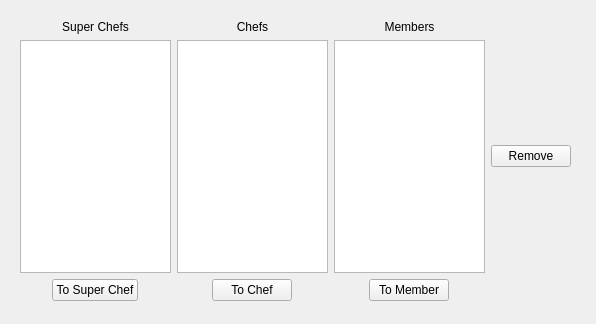
<?xml version="1.0" encoding="UTF-8"?>
<ui version="4.0">
 <class>SuperChefForm</class>
 <widget class="QWidget" name="SuperChefForm">
  <property name="geometry">
   <rect>
    <x>0</x>
    <y>0</y>
    <width>596</width>
    <height>324</height>
   </rect>
  </property>
  <property name="windowTitle">
   <string>Form</string>
  </property>
  <widget class="QWidget" name="gridLayoutWidget">
   <property name="geometry">
    <rect>
     <x>20</x>
     <y>20</y>
     <width>551</width>
     <height>281</height>
    </rect>
   </property>
   <layout class="QGridLayout" name="gridLayout">
    <item row="1" column="1">
     <widget class="QListWidget" name="chefList"/>
    </item>
    <item row="0" column="2">
     <widget class="QLabel" name="label_3">
      <property name="text">
       <string>Members</string>
      </property>
      <property name="alignment">
       <set>Qt::AlignCenter</set>
      </property>
     </widget>
    </item>
    <item row="1" column="0">
     <widget class="QListWidget" name="superChefList"/>
    </item>
    <item row="2" column="2">
     <layout class="QHBoxLayout" name="horizontalLayout_3">
      <item>
       <spacer name="horizontalSpacer_5">
        <property name="orientation">
         <enum>Qt::Horizontal</enum>
        </property>
        <property name="sizeHint" stdset="0">
         <size>
          <width>40</width>
          <height>20</height>
         </size>
        </property>
       </spacer>
      </item>
      <item>
       <widget class="QPushButton" name="toMember">
        <property name="sizePolicy">
         <sizepolicy hsizetype="Fixed" vsizetype="Fixed">
          <horstretch>0</horstretch>
          <verstretch>0</verstretch>
         </sizepolicy>
        </property>
        <property name="text">
         <string>To Member</string>
        </property>
       </widget>
      </item>
      <item>
       <spacer name="horizontalSpacer_6">
        <property name="orientation">
         <enum>Qt::Horizontal</enum>
        </property>
        <property name="sizeHint" stdset="0">
         <size>
          <width>40</width>
          <height>20</height>
         </size>
        </property>
       </spacer>
      </item>
     </layout>
    </item>
    <item row="0" column="0">
     <widget class="QLabel" name="label">
      <property name="text">
       <string>Super Chefs</string>
      </property>
      <property name="alignment">
       <set>Qt::AlignCenter</set>
      </property>
     </widget>
    </item>
    <item row="0" column="1">
     <widget class="QLabel" name="label_2">
      <property name="text">
       <string>Chefs</string>
      </property>
      <property name="alignment">
       <set>Qt::AlignCenter</set>
      </property>
     </widget>
    </item>
    <item row="1" column="2">
     <widget class="QListWidget" name="memberList"/>
    </item>
    <item row="2" column="1">
     <layout class="QHBoxLayout" name="horizontalLayout_2">
      <item>
       <spacer name="horizontalSpacer_3">
        <property name="orientation">
         <enum>Qt::Horizontal</enum>
        </property>
        <property name="sizeHint" stdset="0">
         <size>
          <width>40</width>
          <height>20</height>
         </size>
        </property>
       </spacer>
      </item>
      <item>
       <widget class="QPushButton" name="toChef">
        <property name="sizePolicy">
         <sizepolicy hsizetype="Fixed" vsizetype="Fixed">
          <horstretch>0</horstretch>
          <verstretch>0</verstretch>
         </sizepolicy>
        </property>
        <property name="layoutDirection">
         <enum>Qt::LeftToRight</enum>
        </property>
        <property name="text">
         <string>To Chef</string>
        </property>
       </widget>
      </item>
      <item>
       <spacer name="horizontalSpacer_4">
        <property name="orientation">
         <enum>Qt::Horizontal</enum>
        </property>
        <property name="sizeHint" stdset="0">
         <size>
          <width>40</width>
          <height>20</height>
         </size>
        </property>
       </spacer>
      </item>
     </layout>
    </item>
    <item row="2" column="0">
     <layout class="QHBoxLayout" name="horizontalLayout">
      <item>
       <spacer name="horizontalSpacer">
        <property name="orientation">
         <enum>Qt::Horizontal</enum>
        </property>
        <property name="sizeHint" stdset="0">
         <size>
          <width>40</width>
          <height>20</height>
         </size>
        </property>
       </spacer>
      </item>
      <item>
       <widget class="QPushButton" name="toSuperChef">
        <property name="sizePolicy">
         <sizepolicy hsizetype="Fixed" vsizetype="Fixed">
          <horstretch>0</horstretch>
          <verstretch>0</verstretch>
         </sizepolicy>
        </property>
        <property name="text">
         <string>To Super Chef</string>
        </property>
       </widget>
      </item>
      <item>
       <spacer name="horizontalSpacer_2">
        <property name="orientation">
         <enum>Qt::Horizontal</enum>
        </property>
        <property name="sizeHint" stdset="0">
         <size>
          <width>40</width>
          <height>20</height>
         </size>
        </property>
       </spacer>
      </item>
     </layout>
    </item>
    <item row="1" column="3">
     <widget class="QPushButton" name="removeUsers">
      <property name="text">
       <string>Remove</string>
      </property>
     </widget>
    </item>
   </layout>
  </widget>
 </widget>
 <resources/>
 <connections/>
</ui>
